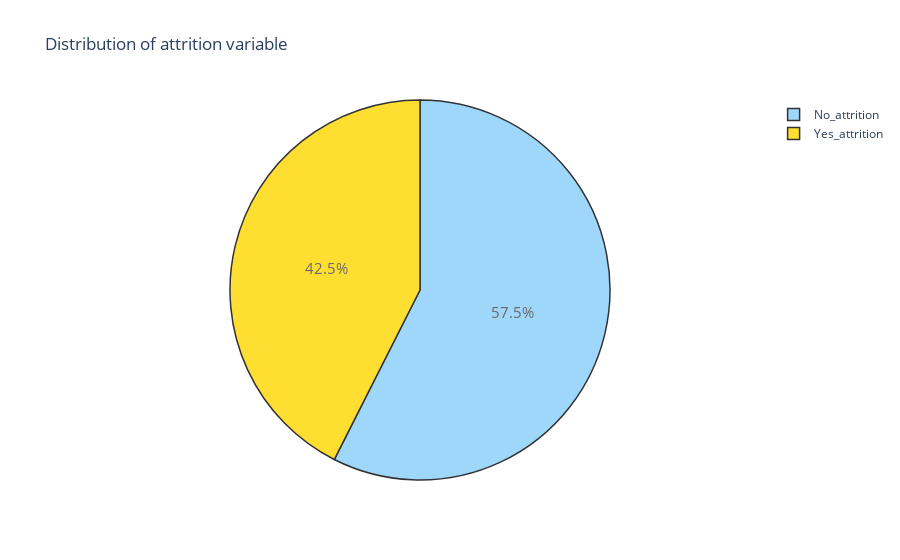

Notebook code cell kept with this figure:
### Code cell
#  Distribution of attrition variable

trace = go.Pie(labels = ['No_attrition', 'Yes_attrition'], values = df['Attrition'].value_counts(), 
               textfont=dict(size=15), opacity = 0.8,
               marker=dict(colors=['lightskyblue','gold'], 
                           line=dict(color='#000000', width=1.5)))


layout = dict(title =  'Distribution of attrition variable')
           
fig = dict(data = [trace], layout=layout)
py.iplot(fig)

### Figure 1 — Plotly figure (JSON) as saved in the notebook; plotly's stock layout.template omitted (floating-point values rounded to 4 significant figures)
{"data": [{"labels": ["No_attrition", "Yes_attrition"], "marker": {"colors": ["lightskyblue", "gold"], "line": {"color": "#000000", "width": 1.5}}, "opacity": 0.8, "textfont": {"size": 15}, "type": "pie", "values": [402914, 298375]}], "layout": {"title": {"text": "Distribution of attrition variable"}}}
